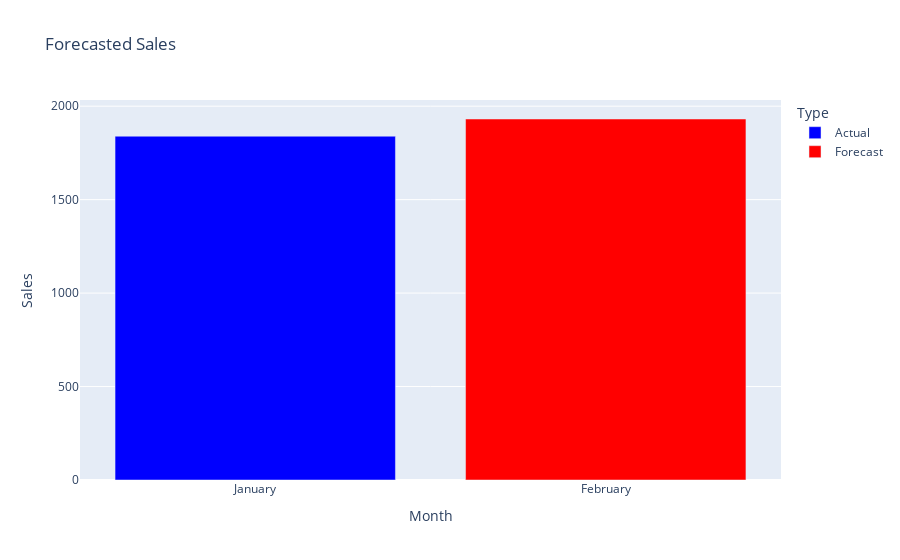

This figure's notebook cell:
### Code cell
import pandas as pd
import plotly.express as px

# Load the data
data = {
    'year': [2024, 2024, 2024, 2024, 2024],
    'month': [1, 1, 1, 1, 1],
    'stateDescription': ['Arkansas', 'Arkansas', 'Arkansas', 'Arkansas', 'Arkansas'],
    'sectorName': ['all sectors', 'commercial', 'industrial', 'residential', 'transportation'],
    'customers': [1717720.0, 208669.0, 34951.0, 1474098.0, 2.0],
    'price': [9.63, 10.26, 7.08, 11.24, 12.70],
    'revenue': [442.98773, 97.79467, 109.92656, 235.26399, 0.00252],
    'sales': [4598.63147, 953.02154, 1553.02838, 2092.56172, 0.01984]
}

df = pd.DataFrame(data)

# Calculate the average sales for January
avg_sales_jan = df['sales'].mean()

forecast_sales_feb = avg_sales_jan * 1.05

print("Forecasted sales for February:", forecast_sales_feb)


# Create a new DataFrame for the forecasted sales
forecast_df = pd.DataFrame({
    'Month': ['January', 'February'],
    'Sales': [avg_sales_jan, forecast_sales_feb],
    'Type': ['Actual', 'Forecast']
})


# Visualize the forecasted sales
fig = px.bar(forecast_df, x='Month', y='Sales', color='Type', 
              title='Forecasted Sales', 
              color_discrete_map={'Actual': 'blue', 'Forecast': 'red'})

fig.update_layout(
    xaxis_title='Month',
    yaxis_title='Sales'
)

fig.show()

### Figure 1 — Plotly figure (JSON) as saved in the notebook; plotly's stock layout.template omitted (floating-point values rounded to 4 significant figures)
{"data": [{"alignmentgroup": "True", "hovertemplate": "Type=Actual<br>Month=%{x}<br>Sales=%{y}<extra></extra>", "legendgroup": "Actual", "marker": {"color": "blue", "pattern": {"shape": ""}}, "name": "Actual", "offsetgroup": "Actual", "orientation": "v", "showlegend": true, "textposition": "auto", "type": "bar", "x": ["January"], "xaxis": "x", "y": [1839.0], "yaxis": "y"}, {"alignmentgroup": "True", "hovertemplate": "Type=Forecast<br>Month=%{x}<br>Sales=%{y}<extra></extra>", "legendgroup": "Forecast", "marker": {"color": "red", "pattern": {"shape": ""}}, "name": "Forecast", "offsetgroup": "Forecast", "orientation": "v", "showlegend": true, "textposition": "auto", "type": "bar", "x": ["February"], "xaxis": "x", "y": [1931.0], "yaxis": "y"}], "layout": {"autosize": true, "barmode": "relative", "legend": {"title": {"text": "Type"}, "tracegroupgap": 0}, "title": {"text": "Forecasted Sales"}, "xaxis": {"anchor": "y", "autorange": true, "domain": [0, 1], "range": [-0.5, 1.5], "title": {"text": "Month"}, "type": "category"}, "yaxis": {"anchor": "x", "autorange": true, "domain": [0, 1], "range": [0, 2033.0], "title": {"text": "Sales"}, "type": "linear"}}}
